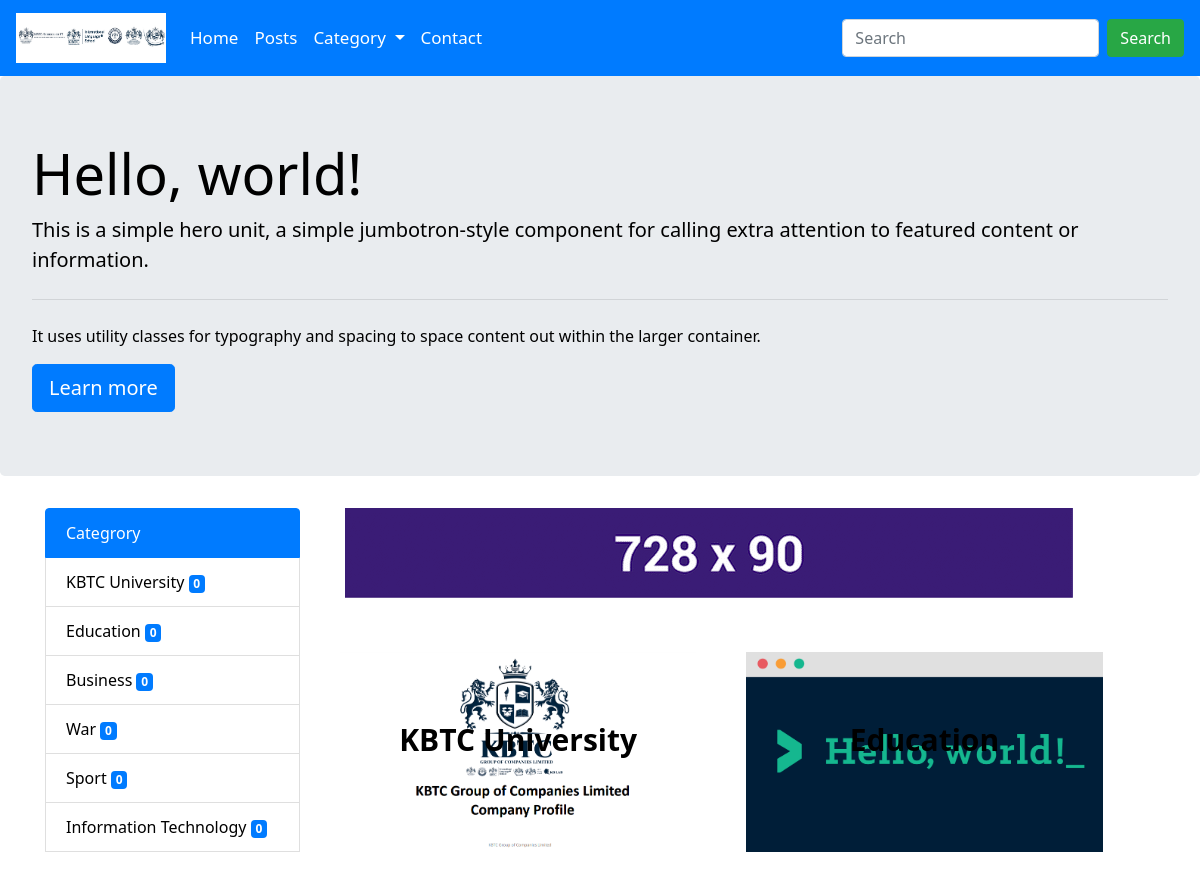
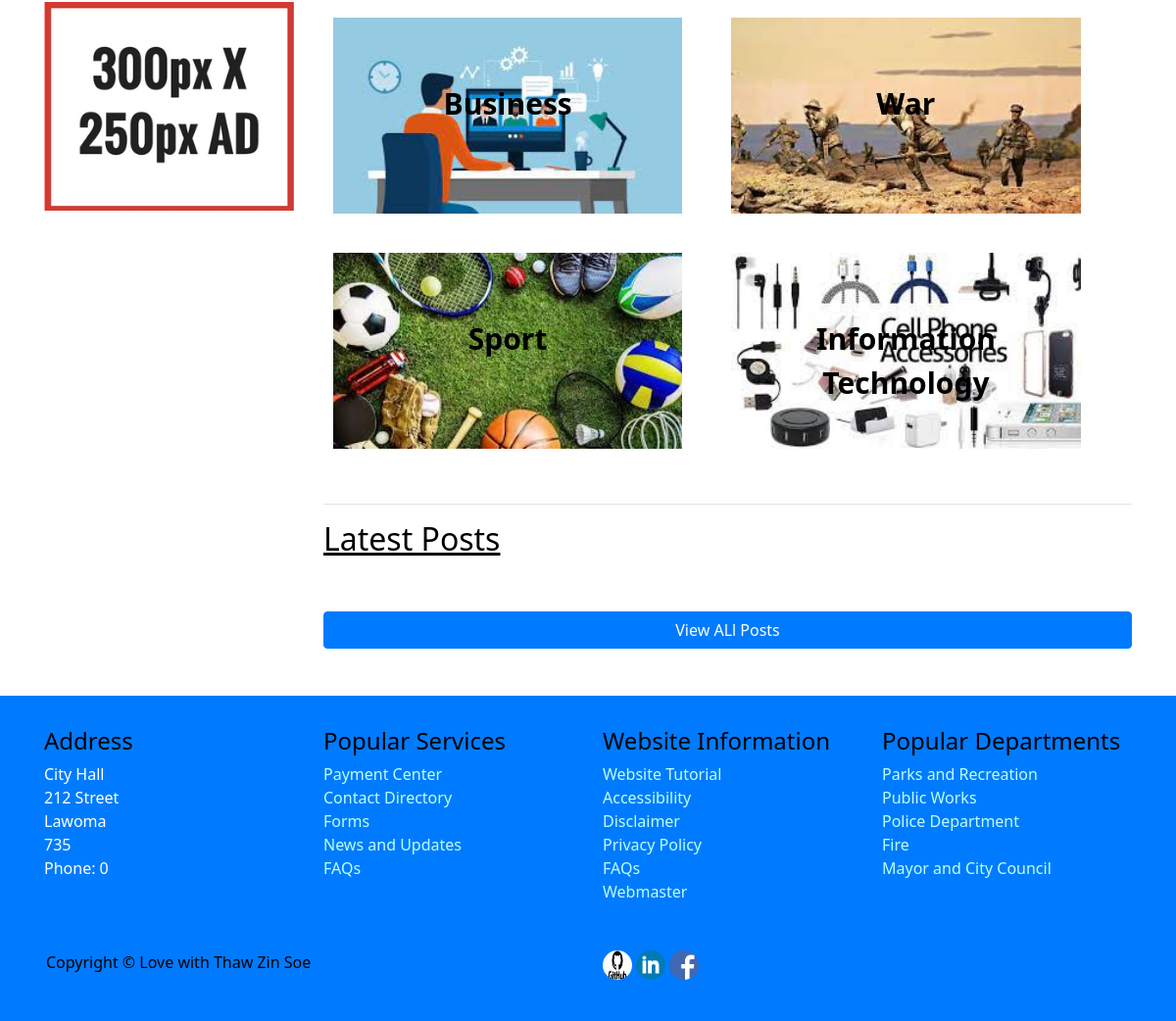
The page / on the database its author committed (2 pictures, top to bottom).
### tables this page shows
CREATE TABLE `logo` (
  `logo` varchar(225) NOT NULL
);

CREATE TABLE `category` (
  `id` int(11) NOT NULL,
  `name` varchar(255) NOT NULL,
  `image` varchar(255) NOT NULL
);

CREATE TABLE `footer_credit` (
  `id` int(11) NOT NULL,
  `name` varchar(255) NOT NULL DEFAULT 'none'
);

CREATE TABLE `socail_media` (
  `id` int(11) NOT NULL,
  `title` varchar(255) NOT NULL,
  `icon` varchar(255) NOT NULL,
  `link` text NOT NULL
);

### index.php (the view, shortened to what this page needs)
<?php
    include_once "components/header.php";
    include_once "components/nav.php";
    include_once "components/hero-section.php";
?>
<div class="container">
    <div class="row">
        <div class="col-lg-3 col-md-12">
            <ul class="list-group" style="margin-bottom: 40px;">
                <li class="list-group-item active">Categrory</li>
               <?php
                    include "components/left_category.php";
                ?>
            </ul>
            <br>
            <br>
        </div>
        <div class="col-lg-9 col-md-12">
            <div class="col-lg-12 col-md-12">
            <img src="img/leaderboard-1.png" style="margin-bottom:30px;" class="img-responisve" alt="">
            </div>
        <br>
         <div class="row">
        <?php
                    $sql = "SELECT * FROM category ORDER BY id DESC";
                    $result = mysqli_query($connect,$sql);
                    if($result){
                        foreach ($result as $key => $value) {
                            $image = "uploads/" . $value['image'];
                           ?>
            <div  class=" col-lg-5 col-md-12" style="height:200px;border-radius:0px;background-image:url('<?php echo $image ?>');margin-left:25px;margin-right:25px;margin-bottom:40px;background-size: cover; background-repeat: no-repeat; " >
                <div >
                   <p class="text-center " style="padding-top:20%; font-size:30px;font-weight:bold;color:black">  <?php echo $value['name'] ?> </p>
                </div>
            </div>
            <?php
                        }
                    }
                ?>
        </div>
         <hr><h2 style="text-decoration: underline;margin-bottom:30px">Latest Posts</h2>
         <div class="row">
                <br>
         </div>
         <a href="posts.php" class="btn btn-primary btn-block ">View ALl Posts</a>
         <br> <br>
        </div>
    </div>
</div>
<?php
    include_once "components/footer.php";
?>

### components/nav.php (shortened to what this page needs)
<nav class="navbar navbar-expand-lg navbar-dark bg-primary">
  <a class="navbar-brand" href="#">
    <?php
      $sql = "SELECT * FROM logo";
      $logo = mysqli_query($connect,$sql);
      if($logo){
         foreach($logo as $logo){
             $logo = $logo['logo'];
?>
   <img src="uploads/<?php echo $logo?> " style="width:150px;height:50px" alt="">
<?php
         }
      }
    ?>
  </a>
  <div class="collapse navbar-collapse" id="navbarSupportedContent">
    <ul class="navbar-nav mr-auto">
      <li class="nav-item active">
        <a class="nav-link" href="index.php">Home <span class="sr-only">(current)</span></a>
      </li>
      <li class="nav-item">
        <a class="nav-link" href="posts.php">Posts</a>
      </li>
      <li class="nav-item dropdown">
        <a class="nav-link dropdown-toggle" href="#" id="navbarDropdown" role="button" data-toggle="dropdown" aria-expanded="false">
          Category
        </a>
          <?php
            $sql = "SELECT * FROM category ORDER BY id DESC";
            $result = mysqli_query($connect,$sql);
              ?>
      </li>
      <li class="nav-item">
        <a href="contact.php" class="nav-link ">Contact</a>
      </li>
    </ul>
    <form action="search.php" method="post" class="form-inline my-2 my-lg-0">
      <input class="form-control mr-sm-2" type="search" placeholder="Search" aria-label="Search" name="search">
      <button class="btn btn-success my-2 my-sm-0" name="search_btn" type="submit">Search</button>
    </form>
  </div>
</nav>

### components/left_category.php
<?php
                    $sql = "SELECT * FROM category ORDER BY id DESC";
                    $result = mysqli_query($connect,$sql);
                    if($result){
                        foreach ($result as $key => $value) {
                            $id = htmlspecialchars($value['id']);
                            $sql = "SELECT id FROM post WHERE category='$id'";
                            $result = mysqli_query($connect,$sql);
                            $count = mysqli_num_rows($result);
                           ?>
                                <li class="list-group-item">
                                    <a href="category_detail.php?id=<?php echo $value['id'] ?>"> <?php echo $value['name'] ?> <span class="badge badge-primary"><?php echo $count; ?></span>  </a>
                                </li>
                           <?php
                        }
                    }
                ?>
<br>
<img src="img/300px-X-250px-AD.jpg" margin-right="10px;margin-top:30px" alt="">

### components/footer.php (shortened to what this page needs)
<footer class="mainfooter" role="contentinfo">
  <div class="footer-middle">
  <div class="container">
    <div class="row">
      <div class="col-md-3 col-sm-6">
        <div class="footer-pad">
          <h4>Address</h4>
          <address>
								<ul class="list-unstyled">
									<li>
                    City Hall<br>
										212  Street<br>
										Lawoma<br>
										735<br>
									</li>
									<li>
										Phone: 0
									</li>
								</ul>
							</address>
        </div>
      </div>
      <div class="col-md-3 col-sm-6">
        <div class="footer-pad">
          <h4>Popular Services</h4>
          <ul class="list-unstyled">
            <li><a href="#">Payment Center</a></li>
            <li><a href="#">Contact Directory</a></li>
            <li><a href="#">Forms</a></li>
            <li><a href="#">News and Updates</a></li>
            <li><a href="#">FAQs</a></li>
          </ul>
        </div>
      </div>
      <div class="col-md-3 col-sm-6">
        <div class="footer-pad">
          <h4>Website Information</h4>
          <ul class="list-unstyled">
            <li><a href="#">Website Tutorial</a></li>
            <li><a href="#">Accessibility</a></li>
            <li><a href="#">Disclaimer</a></li>
            <li><a href="#">Privacy Policy</a></li>
            <li><a href="#">FAQs</a></li>
            <li><a href="#">Webmaster</a></li>
          </ul>
        </div>
      </div>
      <div class="col-md-3 col-sm-6">
        <div class="footer-pad">
          <h4>Popular Departments</h4>
          <ul class="list-unstyled">
            <li><a href="#">Parks and Recreation</a></li>
            <li><a href="#">Public Works</a></li>
            <li><a href="#">Police Department</a></li>
            <li><a href="#">Fire</a></li>
            <li><a href="#">Mayor and City Council</a></li>
          </ul>
        </div>
      </div>
    </div>
  </div>
  </div>
  <div class="footer-bottom">
    <div class="container">
      <div class="row">
        <div class="col-md-6 col-xs-12">
          <p class="text-xs-center">
            <?php
              $sql = "SELECT * FROM footer_credit";
              $result = mysqli_query($connect,$sql);
              if($result){
                foreach($result as $ft){
                  echo $ft['name'];
                }
              }
            ?>
          </p>
        </div>
        <div class="col-md-6 col-xs-12">
         <?php
            $sql = "SELECT * FROM socail_media ";
            $result = mysqli_query($connect,$sql);
            if($result){
              foreach($result as $as){
                ?>
                  <a href="<?php echo $as['link'] ?>" target="_blank" style="text-decoration: none;">
                    <img src="uploads/<?php echo $as['icon'] ?>" class="img-responsive" style="width:30px;height:30px;border-radius:100%"  alt="">
                  </a>
                <?php
              }
            }
        ?>
        </div>
      </div>
    </div>
  </div>
</footer>
</body>
</html>

### css/style.css (style rules this page uses)
* { font-family: 'Segoe UI', Tahoma, Geneva, Verdana, sans-serif; }
.nav-link { color: white !important; font-size: 17px !important; }

### rows shown on the page
logo: logo (picture)
category: name "KBTC University", count "0", image (picture)
category: name "Education", count "0", image (picture)
category: name "Business", count "0"
category: name "War", count "0"
category: name "Sport", count "0"
category: name "Information Technology", count "0", image (picture)
footer_credit: name "Copyright © Love with Thaw Zin Soe"
socail_media: icon (picture)
socail_media: icon (picture)
socail_media: icon (picture)
